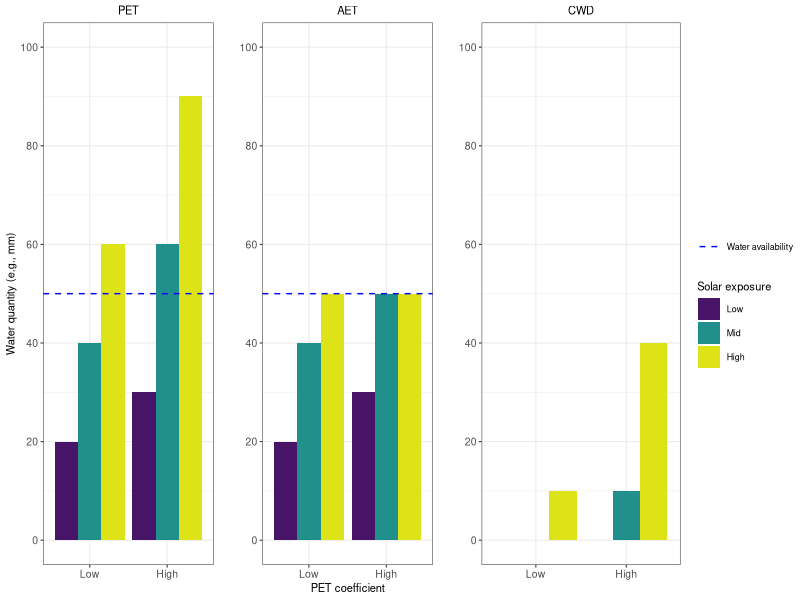

Here is the R script that generated this plot:
# Make the hypothetical PET scaling plots (Fig. 1)

library(ggplot2)
library(viridis)
library(gridExtra)
library(cowplot)
library(Cairo)
library(dplyr)

# Scenario: aspect

d <- read.csv("data/aspect.csv",header=TRUE,stringsAsFactors=FALSE)
d$aspect <- reorder(d$aspect,c(1,2,3,1,2,3))
d$Crop.coefficient <- reorder(d$Crop.coefficient,c(2,2,2,1,1,1))

# Plot PET
pa <- ggplot(d,aes(Crop.coefficient,PET)) +
  geom_bar(aes(fill=aspect),position="dodge",stat="identity") +
  scale_y_continuous(limits=c(0,100),breaks=c(0,20,40,60,80,100)) +
  geom_hline(yintercept=50,colour="blue",linetype=2,size=0.5) +
  theme(text = element_text(size=20)) +
  scale_x_discrete(drop=FALSE) +
  xlab("") +
  ylab("Water quantity (e.g., mm)") +
  ggtitle("PET") +
  scale_fill_viridis(name="Aspect",discrete=TRUE, begin=0.05, end=0.95) +
  theme_bw(8) +
  guides(fill=FALSE) +
  theme(plot.title = element_text(hjust = 0.5, size=8),
        axis.text = element_text(size=7.5))

# Plot AET
pb <- ggplot(d,aes(Crop.coefficient,AET)) +
  geom_bar(aes(fill=aspect),position="dodge",stat="identity") +
  scale_y_continuous(limits=c(0,100),breaks=c(0,20,40,60,80,100)) +
  geom_hline(yintercept=50,colour="blue",linetype=2,size=0.5) +
  theme(text = element_text(size=20)) +
  scale_x_discrete(drop=FALSE) +
  xlab("PET coefficient") +
  ylab("") +
  ggtitle("AET") +
  scale_fill_viridis(name="Aspect",discrete=TRUE, begin=0.05, end=0.95) +
  theme_bw(8) +
  guides(fill=FALSE) +
  theme(plot.title = element_text(hjust = 0.5, size=8),
        axis.text = element_text(size=7.5))

# Plot Deficit
pc <- ggplot(d,aes(Crop.coefficient,Deficit)) +
  geom_bar(aes(fill=aspect),position="dodge",stat="identity") +
  scale_y_continuous(limits=c(0,100),breaks=c(0,20,40,60,80,100)) +
  theme(text = element_text(size=20)) +
  scale_x_discrete(drop=FALSE) +
  xlab("") +
  ylab("") +
  ggtitle("CWD") +
  scale_fill_viridis(name="Solar exposure",discrete=TRUE, begin=0.05, end=0.95) +
  geom_hline(aes(color="Water availability",yintercept = water),linetype=2,size=0.5) +
  scale_color_manual(name="",values = c("blue"),) +
  theme_bw(8) +
  theme(plot.title = element_text(hjust = 0.5, size=8),
        axis.text = element_text(size=7.5))

Cairo(file="figures/Fig1.png",width=3*1200,height=3*500,res=3*200)
plot_grid(pa,pb,pc,nrow=1,rel_widths=c(1,1,1.65))
dev.off()
